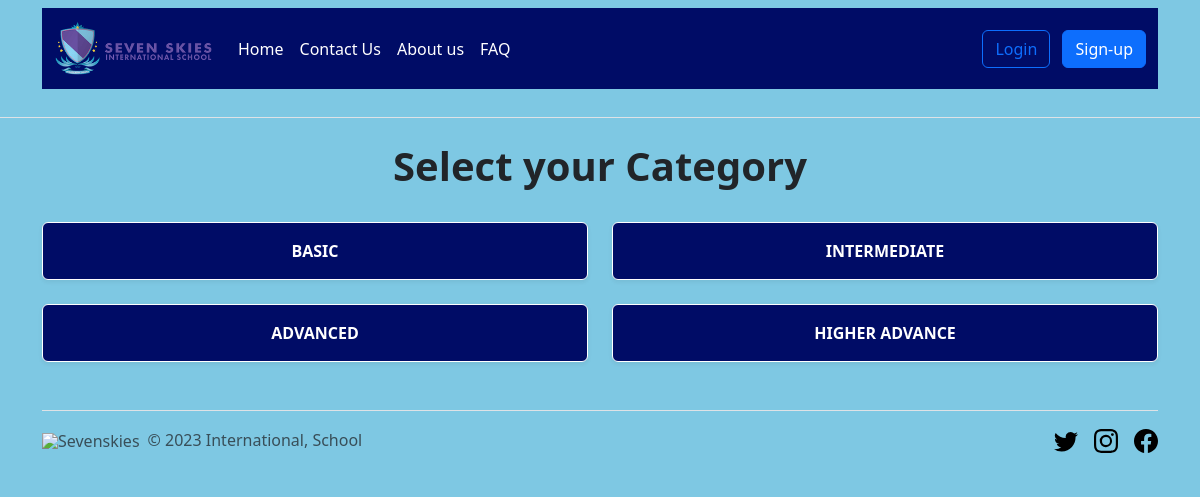
Screenshot of /user-category.php with the database file from the repository.
### tables this page shows
CREATE TABLE `category` (
  `id` int(11) NOT NULL,
  `category_title` varchar(50) NOT NULL,
  `datecreated` datetime(6) NOT NULL DEFAULT current_timestamp(6)
);

### user-category.php (the view)
<?php
    require 'template/header.php';
    $query = "SELECT * FROM category";
    $categories = mysqli_query($dbconnect, $query);
?>
    <main>
        <div class="container ">
            <div class="row ">
                <div class="col-md-12">
                    <h4 class="display-6 fw-bold text-center">Select your Category</h4>
                </div>
            </div>
            <div class="row mb-5">
            <?php if (mysqli_num_rows($categories) > 0) : ?>
                <?php while ($category = mysqli_fetch_assoc($categories)) : ?>
                    <div class="col-md-6 rounded gy-4">
                            <a href="questions-page.php?category_id=<?= $category['id'] ?>">
                            <div class="card shadow-sm cate-card">
                                <div class="card-body">
                                    <p class="card-text text-center"><?= $category['category_title'] ?></p>
                                </div>
                            </div>
                            </a>
                        </div>
                        <?php endwhile ?>
                    <?php endif   ?>
            </div>
    </main>
    <?php
    require 'template/footer.php';
?>

### css/custom.css (style rules this page uses)
:root { --btn-color: #001DFF; --btn-submit: #00C793; --btn-cancel: #0000FF; --section-color: #050A30; --item-color: #000C66; --bg-color: #7EC8E3; --text-color: #ffffff; }
* { margin: 0; padding: 0; outline: 0; border: 0; list-style: none; box-sizing: border-box; text-decoration: none; }
html, body { height: 100%; background-color: var(--bg-color); }
a { text-decoration: none; }
.container { background-color: transparent; }
.cate-card { background-color: var(--item-color); color: var(--text-color); border: 1px solid white; cursor: pointer; }
.cate-card > .card-body > p { font-weight: 700; }

### rows the page displays
category: category_title "BASIC"
category: category_title "INTERMEDIATE"
category: category_title "ADVANCED"
category: category_title "HIGHER ADVANCE"
